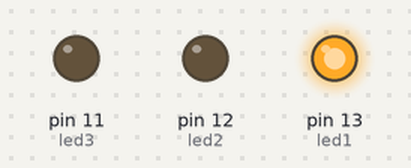
Bench run of a sketch on a simulated Arduino Uno, built with avr-gcc and run on an emulated ATmega328P. Shown: output pins drawn as LEDs (lit = HIGH).

Above: at 1.5 s.
At 5.5 s:
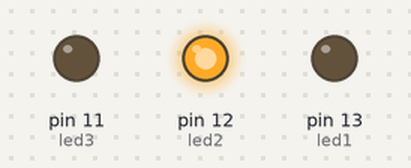
At 9.5 s:
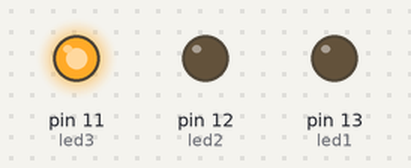
At 13.5 s:
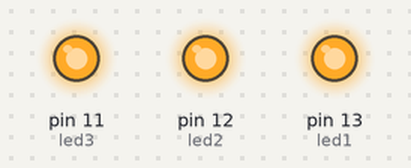
At 19.5 s:
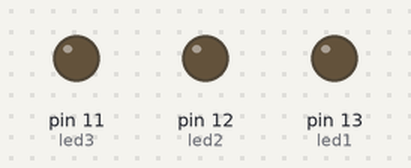
Timing chart, 0 to 20.8 s (numbered marks = the images above):
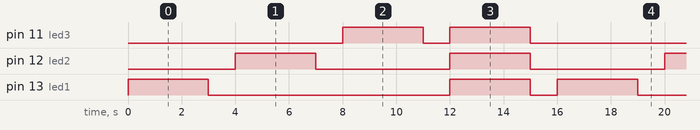

Measured:
- by itself, pin 11 (led3): repeats every 16.0 s: LOW 1.0 s, HIGH 3.0 s, LOW 9.0 s, HIGH 3.0 s
- by itself, pin 12 (led2): alternates HIGH for 3.0 s and LOW for 5.0 s
- by itself, pin 13 (led1): repeats every 16.0 s: LOW 9.0 s, HIGH 3.0 s, LOW 1.0 s, HIGH 3.0 s

The sketch:

3_LEDs_Blinking_Homework1.ino
```cpp
int led1=13;
int led2=12;
int led3=11;

void setup(){
  pinMode(led1, OUTPUT);
  pinMode(led2, OUTPUT);
  pinMode(led3, OUTPUT);
}
void loop(){
  //for LED1
  digitalWrite(led1, HIGH);
  delay(3000);
  digitalWrite(led1, LOW);
  delay(1000);

  //for LED2
  digitalWrite(led2, HIGH);
  delay(3000);
  digitalWrite(led2, LOW);
  delay(1000);

  //for LED3
  digitalWrite(led3, HIGH);
  delay(3000);
  digitalWrite(led3, LOW);
  delay(1000);

  //for All LEDs
  digitalWrite(led1, HIGH);
  digitalWrite(led2, HIGH);
  digitalWrite(led3, HIGH);
  delay(3000);

  digitalWrite(led1, LOW);
  digitalWrite(led2, LOW);
  digitalWrite(led3, LOW);
  delay(1000);


}
```
